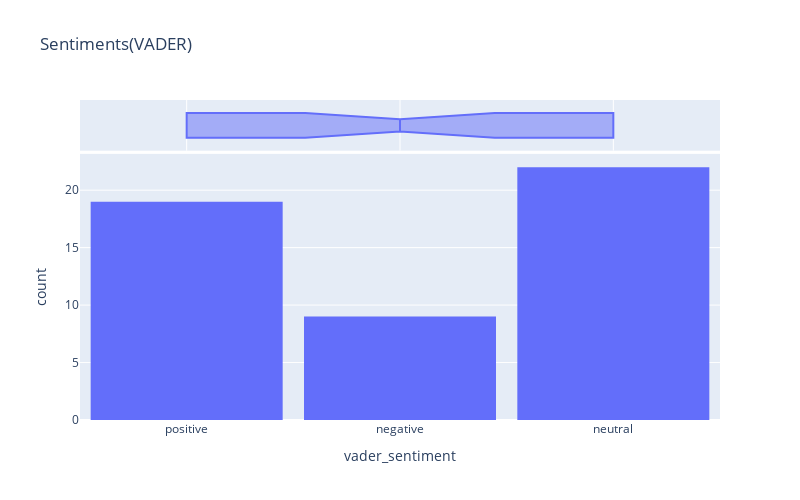

Notebook source saved alongside this figure:
### Code cell
fig = px.histogram(results_df,
                   x = 'vader_sentiment',
                   marginal = 'box',
                   title = 'Sentiments(VADER)')
fig.update_layout(bargap=0.1)
fig.show()

### Figure 1 — Plotly figure (JSON) as saved in the notebook; plotly's stock layout.template omitted (floating-point values rounded to 4 significant figures)
{"data": [{"alignmentgroup": "True", "bingroup": "x", "hovertemplate": "vader_sentiment=%{x}<br>count=%{y}<extra></extra>", "legendgroup": "", "marker": {"color": "#636efa", "pattern": {"shape": ""}}, "name": "", "offsetgroup": "", "orientation": "v", "showlegend": false, "type": "histogram", "x": ["positive", "negative", "positive", "positive", "neutral", "negative", "positive", "positive", "positive", "neutral", "neutral", "negative", "positive", "negative", "positive", "negative", "positive", "negative", "neutral", "positive", "neutral", "negative", "neutral", "neutral", "positive", "neutral", "negative", "positive", "negative", "positive", "neutral", "positive", "neutral", "neutral", "positive", "neutral", "positive", "neutral", "neutral", "neutral", "neutral", "neutral", "neutral", "positive", "neutral", "positive", "neutral", "positive", "neutral", "neutral"], "xaxis": "x", "yaxis": "y"}, {"alignmentgroup": "True", "hovertemplate": "vader_sentiment=%{x}<extra></extra>", "legendgroup": "", "marker": {"color": "#636efa"}, "name": "", "notched": true, "offsetgroup": "", "showlegend": false, "type": "box", "x": ["positive", "negative", "positive", "positive", "neutral", "negative", "positive", "positive", "positive", "neutral", "neutral", "negative", "positive", "negative", "positive", "negative", "positive", "negative", "neutral", "positive", "neutral", "negative", "neutral", "neutral", "positive", "neutral", "negative", "positive", "negative", "positive", "neutral", "positive", "neutral", "neutral", "positive", "neutral", "positive", "neutral", "neutral", "neutral", "neutral", "neutral", "neutral", "positive", "neutral", "positive", "neutral", "positive", "neutral", "neutral"], "xaxis": "x2", "yaxis": "y2"}], "layout": {"bargap": 0.1, "barmode": "relative", "height": 500, "legend": {"tracegroupgap": 0}, "title": {"text": "Sentiments(VADER)"}, "width": 800, "xaxis": {"anchor": "y", "autorange": true, "domain": [0, 1], "range": [-0.5, 2.5], "title": {"text": "vader_sentiment"}, "type": "category"}, "xaxis2": {"anchor": "y2", "autorange": true, "domain": [0, 1], "matches": "x", "range": [-0.5, 2.5], "showgrid": true, "showticklabels": false, "type": "category"}, "yaxis": {"anchor": "x", "autorange": true, "domain": [0, 0.8316], "range": [0, 23.16], "title": {"text": "count"}}, "yaxis2": {"anchor": "x2", "autorange": true, "domain": [0.8416, 1], "matches": "y2", "range": [-0.5, 0.5], "showgrid": false, "showline": false, "showticklabels": false, "ticks": "", "type": "category"}}}
